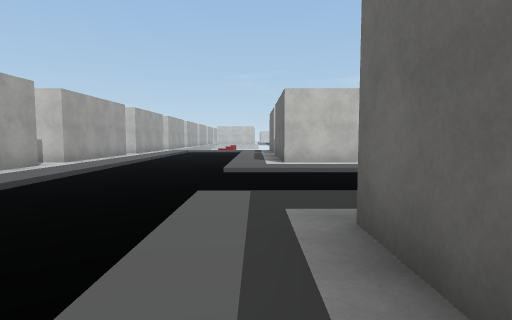
[1] (above)

24 first-person views from a walk through a Unity game level. The camera is 1.3 m above the floor, tilts 4° down and sees 80° across. The floor is counted in squares, 2 m on a side. Each view is taken from the middle of a square. On the plan, view 1 faces up. The plan holds only what a view shows up to about 10 squares ahead; the rest is blank. The place goes on beyond the plan. Some surface patterns are stand-ins.

[2]
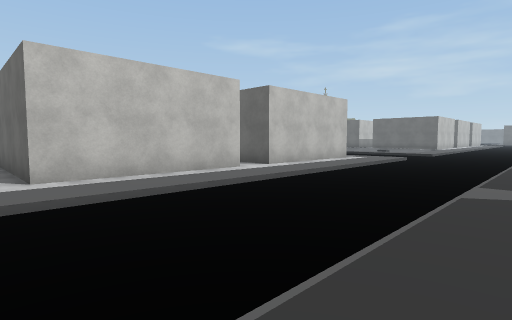

[3]
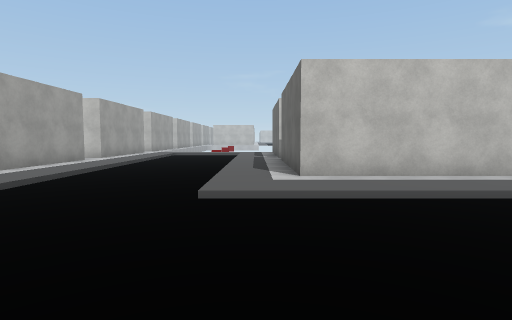

[4]
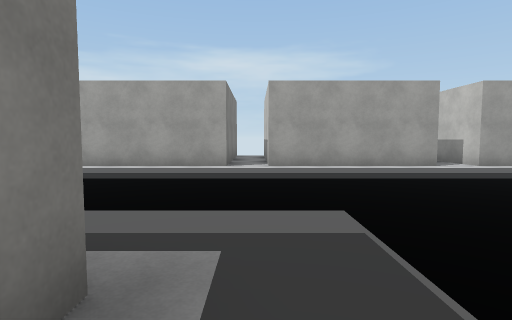

[5]
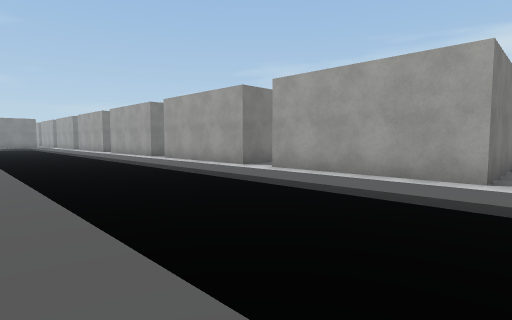

[6]
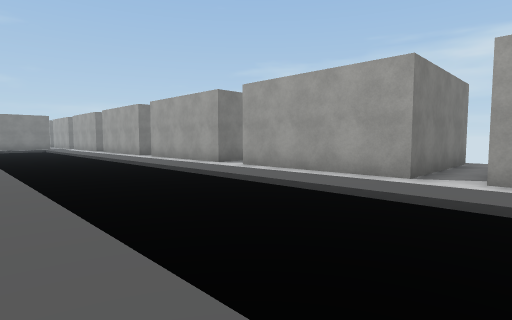

[7]
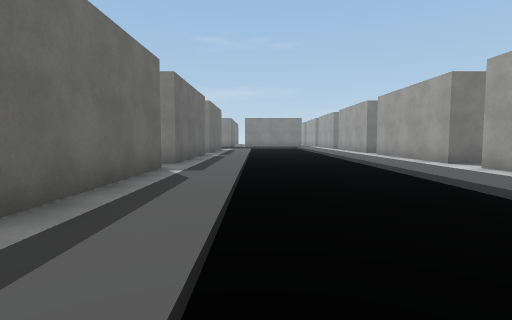

[8]
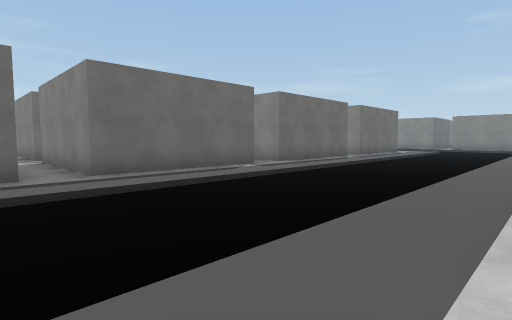

[9]
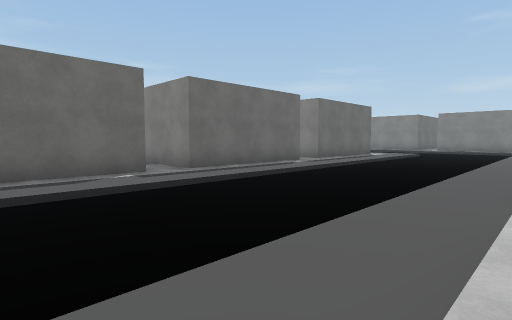

[10]
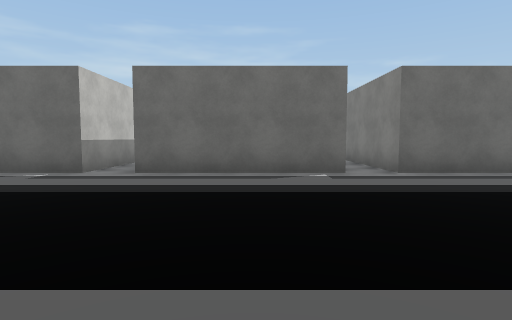

[11]
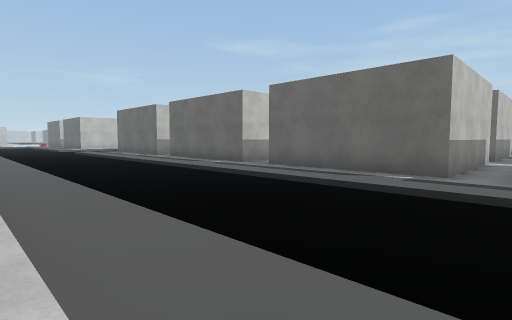

[12]
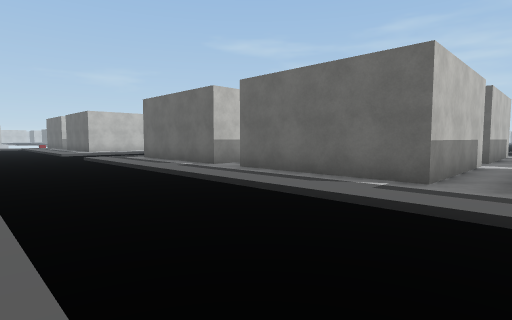

[13]
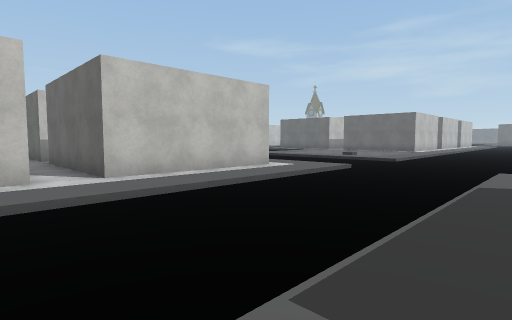

[14]
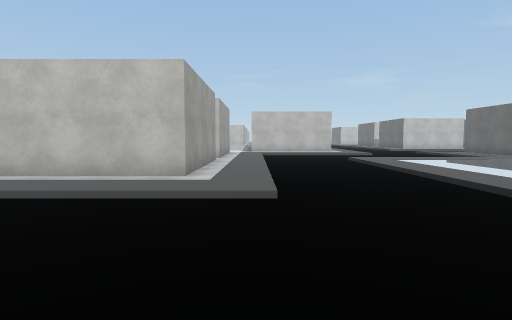

[15]
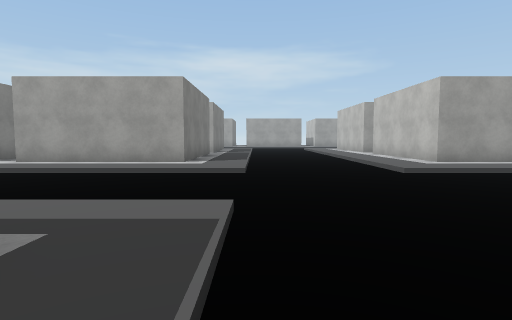

[16]
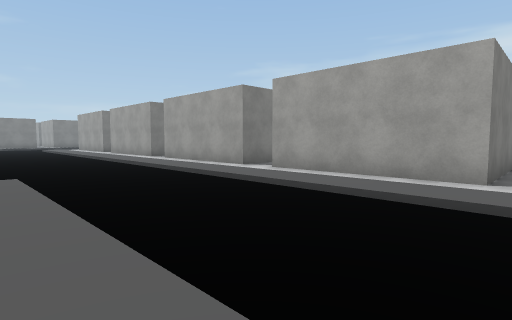

[17]
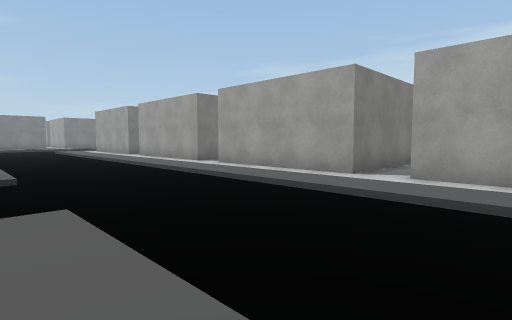

[18]
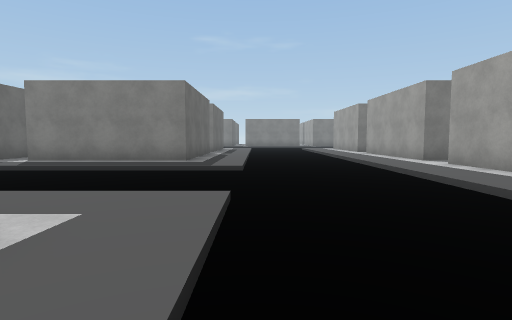

[19]
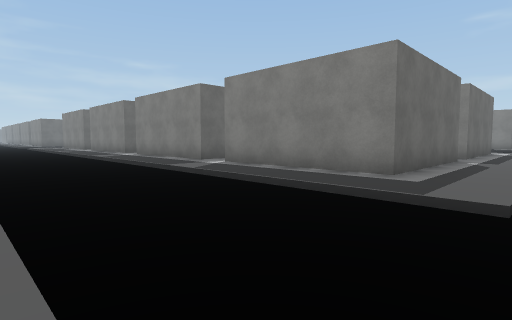

[20]
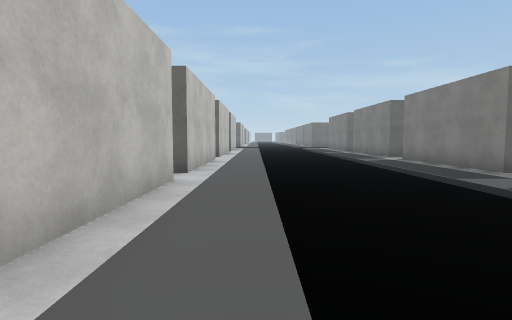

[21]
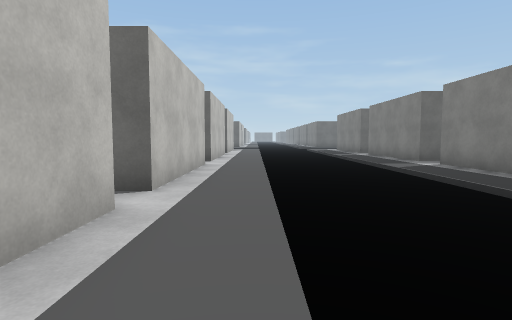

[22]
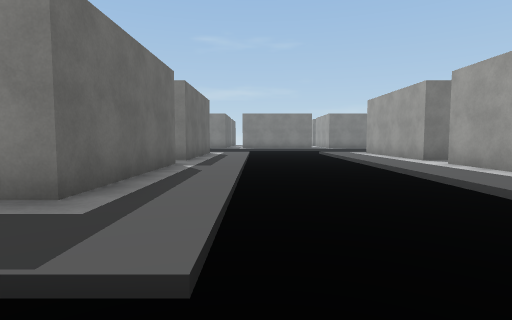

[23]
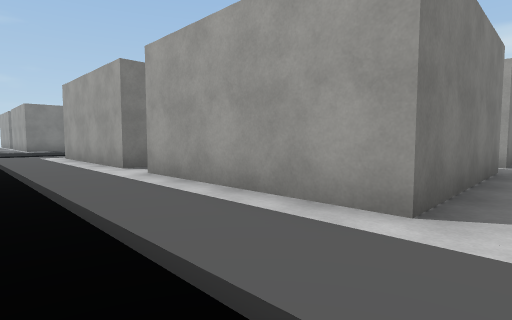

[24]
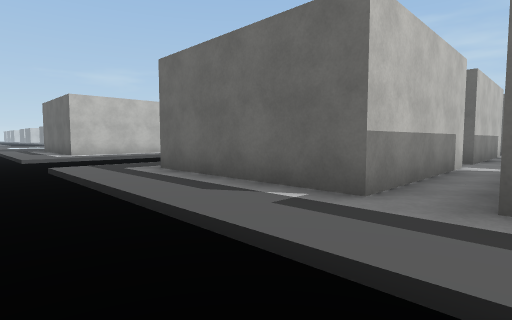

### Floor plan
Key: @ floor where view 1 was taken; # wall or solid block; . main floor; - floor 0.25 m lower than the main floor; / step, stairs or slope.
Columns run from 9 left of view 1 to 27 right of it. Each row starts with its distance up from view 1.
 15                #
 14                #
 13     ..---.     .   ..---.
 12    #..---.#   .#  #..---.
 11    #..---.#   .#  #..---.
 10    #..---.#   .#  #..---.
  9   ##..---.####.####..---.
  8    ...---............---.
  7    #..---////////////---/
  6    #..------  -----------
  5    #..--   -  ------------
  4  ###..---////////////---///
  3  .....---............  -..
  2  ###..---.#     ###..- -.
  1    #..---.#       #..- -.
  0    #..---@#       #..---.
 -1    #..---.##      #..  -.####.#### ##
 -2 ......---....... ....---.............
 -3 ####..---.####.####..---/////////////
 -4    #..---.#       #..----------------
 -5    #..---.#       #..----------------
 -6    #..---.#### ####..---/////////////
 -7    ...---............---.............
 -8    #..---.####.####..---.####.####.##
 -9    #..---.#       #..---.#    #
-10    #..---.#       #..---.#    #
-11    #..---.#### ####..---.#### ####
-12     ..---........  ..---.........
-13     ..---.####    #..---.#
-14      .---.#       #..---.#
-15      .--  #       #..---.#

Positions as (right, up) in squares from view 1, and headings:
1: (0, 0), facing up
2: (0, 3), facing up-right
3: (0, 3), facing up
4: (2, 3), facing left
5: (0, 3), facing down-left
6: (0, -1), facing down-left
7: (-1, -1), facing down
8: (-5, -1), facing down-right
9: (-5, -4), facing down-right
10: (-5, -10), facing right
11: (-5, -13), facing up-right
12: (-4, -8), facing up-right
13: (4, 3), facing up-right
14: (11, 3), facing up
15: (17, 4), facing left
16: (15, 3), facing down-left
17: (15, 0), facing down-left
18: (14, 0), facing down
19: (14, -3), facing down-right
20: (15, -3), facing right
21: (17, -3), facing right
22: (14, -5), facing down
23: (12, -7), facing down-left
24: (13, -13), facing up-right
